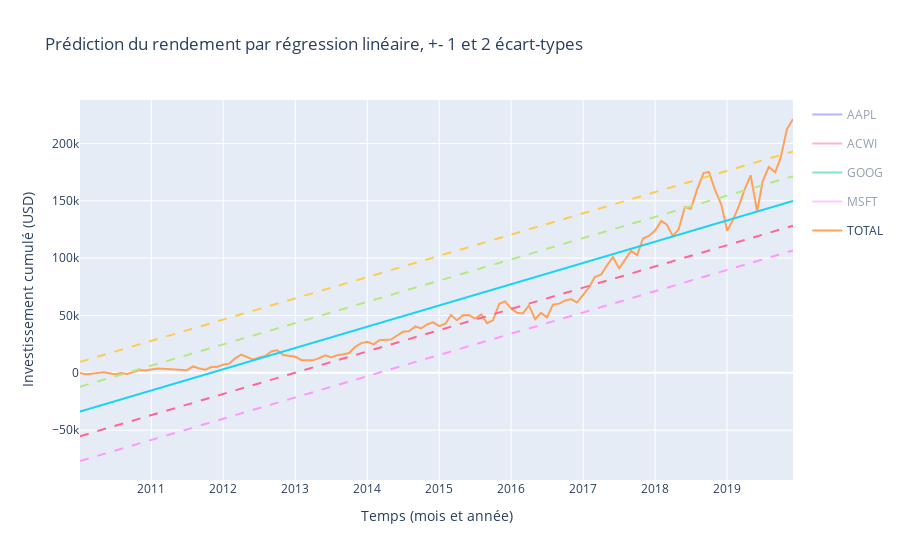

The notebook cell saved with this chart:
### Code cell
get_plot_prediction_rendement(df_multi_actifs) # 4
